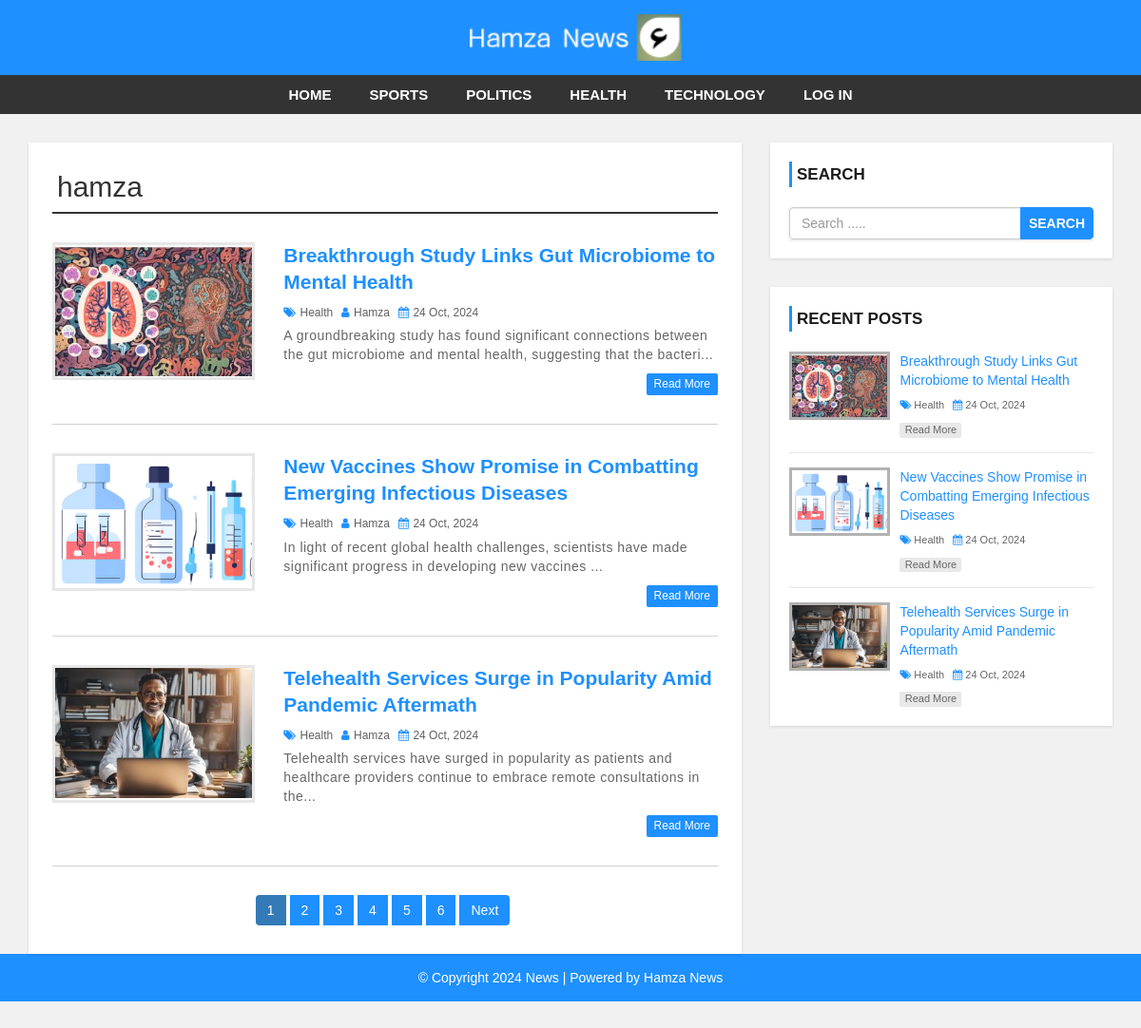
/author.php?aid=39, run on the app's committed database.
### tables this page shows
CREATE TABLE `settings` (
  `id` int(11) NOT NULL,
  `websitename` varchar(60) NOT NULL,
  `logo` varchar(50) NOT NULL,
  `footerdesc` varchar(255) NOT NULL
);

CREATE TABLE `category` (
  `category_id` int(11) NOT NULL,
  `category_name` varchar(100) NOT NULL,
  `post` int(11) NOT NULL DEFAULT 0
);

CREATE TABLE `user` (
  `user_id` int(10) UNSIGNED NOT NULL,
  `first_name` varchar(30) NOT NULL,
  `last_name` varchar(30) NOT NULL,
  `username` varchar(30) DEFAULT NULL,
  `password` varchar(40) DEFAULT NULL,
  `role` int(11) NOT NULL
);

CREATE TABLE `post` (
  `post_id` int(11) NOT NULL,
  `title` varchar(100) NOT NULL,
  `description` text NOT NULL,
  `category` varchar(100) NOT NULL,
  `post_date` varchar(50) NOT NULL,
  `author` int(11) NOT NULL,
  `post_img` varchar(100) NOT NULL
);

### config.php (called while the page is built, shortened)
<?php
$hostname = "http://localhost/news-site";

### author.php (the view, shortened to what this page needs)
<?php include 'header.php'; ?>
    <div id="main-content">
      <div class="container">
        <div class="row">
            <div class="col-md-8">
                 <div class="post-container">
                  <?php
                  include "config.php";
                  if(isset($_GET['aid'])){
                    $auth_id = $_GET['aid'];
                    $sql1 = "SELECT * FROM post JOIN user
                    ON post.author = user.user_id
                    WHERE post.author = $auth_id";
                    $result1 = mysqli_query($conn, $sql1) or die("Query Failed.");
                    $row1 = mysqli_fetch_assoc($result1);
                  ?>
                  <h2 class="page-heading"><?php echo $row1['username']; ?></h2>
                  <?php
                    $limit = 3;
                    if(isset($_GET['page'])){
                      $page = $_GET['page'];
                    }else{
                      $page = 1;
                    }
                    $offset = ($page - 1) * $limit;
                    $sql = "SELECT post.post_id, post.title, post.description,post.post_date,post.author,
                    category.category_name,user.username,post.category,post.post_img FROM post
                    LEFT JOIN category ON post.category = category.category_id
                    LEFT JOIN user ON post.author = user.user_id
                    WHERE post.author = $auth_id
                    ORDER BY post.post_id DESC LIMIT $offset, $limit";
                    $result = mysqli_query($conn, $sql) or die("Query Failed.");
                    if(mysqli_num_rows($result) > 0){
                      while($row = mysqli_fetch_assoc($result)) {
                  ?>
                    <div class="post-content">
                        <div class="row">
                            <div class="col-md-4">
                              <a class="post-img" href="single.php?id=<?php echo $row['post_id']; ?>"><img src="admin/upload/<?php echo $row['post_img']; ?>" alt=""/></a>
                            </div>
                            <div class="col-md-8">
                              <div class="inner-content clearfix">
                                  <h3><a href='single.php?id=<?php echo $row['post_id']; ?>'><?php echo $row['title']; ?></a></h3>
                                  <div class="post-information">
                                      <span>
                                          <i class="fa fa-tags" aria-hidden="true"></i>
                                          <a href='category.php?cid=<?php echo $row['category']; ?>'><?php echo $row['category_name']; ?></a>
                                      </span>
                                      <span>
                                          <i class="fa fa-user" aria-hidden="true"></i>
                                          <a href='author.php?aid=<?php echo $row['author']; ?>'><?php echo $row['username']; ?></a>
                                      </span>
                                      <span>
                                          <i class="fa fa-calendar" aria-hidden="true"></i>
                                          <?php echo $row['post_date']; ?>
                                      </span>
                                  </div>
                                  <p class="description">
                                      <?php echo substr($row['description'],0,130) . "..."; ?>
                                  </p>
                                  <a class='read-more pull-right' href='single.php?id=<?php echo $row['post_id']; ?>'>read more</a>
                              </div>
                            </div>
                        </div>
                    </div>
                    <?php
                      }
                    }else{
                      echo "<h2>No Record Found.</h2>";
                    }
                    if(mysqli_num_rows($result1) > 0){
                      $total_records = mysqli_num_rows($result1);
                      $total_page = ceil($total_records / $limit);
                      echo '<ul class="pagination admin-pagination">';
                      for($i = 1; $i <= $total_page; $i++){
                        if($i == $page){
                          $active = "active";
                        }else{
                          $active = "";
                        }
                        echo '<li class="'.$active.'"><a href="category.php?aid='. $auth_id .'&page='.$i.'">'.$i.'</a></li>';
                      }
                      if($total_page > $page){
                        echo '<li><a href="category.php?aid='. $auth_id .'&page='.($page + 1).'">Next</a></li>';
                      }
                      echo '</ul>';
                    }
                  }else{
                    echo "<h2>No Record Found.</h2>";
                  }
                    ?>
                </div>
            </div>
            <?php include 'sidebar.php'; ?>
        </div>
      </div>
    </div>
<?php include 'footer.php'; ?>

### header.php (shortened to what this page needs)
<?php
include "config.php";
?>
<!DOCTYPE html>
<html lang="en">
<head>
    <link rel="stylesheet" href="css/bootstrap.min.css">
    <link rel="stylesheet" href="css/font-awesome.css">
    <link rel="stylesheet" href="css/style.css">
</head>
<body>
<div id="header">
    <div class="container">
        <div class="row">
            <div class="col-md-offset-4 col-md-4">
                <?php
                $sql = "SELECT websitename, logo FROM settings LIMIT 1";
                $result = mysqli_query($conn, $sql);
                if ($result && $row = mysqli_fetch_assoc($result)) {
                    if (empty($row['logo'])) {
                        echo '<a href="index.php"><h1>' . htmlspecialchars($row['websitename']) . '</h1></a>';
                    } else {
                        echo '<a href="index.php" id="logo"><img src="admin/images/' . htmlspecialchars($row['logo']) . '" alt="' . htmlspecialchars($row['websitename']) . '"></a>';
                    }
                }
                ?>
            </div>
            <div class="col-md-4">
            </div>
        </div>
    </div>
</div>
<div id="menu-bar">
    <div class="container">
        <div class="row">
            <div class="col-md-12">
                <?php
                $cat_id = isset($_GET['cid']) && is_numeric($_GET['cid']) ? mysqli_real_escape_string($conn, $_GET['cid']) : 0;
                $sql = "SELECT category_id, category_name FROM category WHERE post > 0";
                $result = mysqli_query($conn, $sql);
                if (mysqli_num_rows($result) > 0) {
                    echo '<ul class="menu">';
                    echo '<li><a href="' . htmlspecialchars($hostname) . '">Home</a></li>';
                    while ($row = mysqli_fetch_assoc($result)) {
                        $active = ($cat_id == $row['category_id']) ? 'active' : '';
                        echo '<li><a class="' . $active . '" href="category.php?cid=' . htmlspecialchars($row['category_id']) . '">' . htmlspecialchars($row['category_name']) . '</a></li>';
                    }
                    if (isset($_SESSION['username'])) {
                        echo '<li><a href="logout-redirect.php">Log Out</a></li>';
                    } else {
                        echo '<li><a href="http://localhost/news-site/admin">Log In</a></li>';
                    }
                    echo '</ul>';
                }
                ?>
            </div>
        </div>
    </div>
</div>
</body>
</html>

### sidebar.php
<div id="sidebar" class="col-md-4">
    <div class="search-box-container">
        <h4>Search</h4>
        <form class="search-post" action="search.php" method ="GET">
            <div class="input-group">
                <input type="text" name="search" class="form-control" placeholder="Search .....">
                <span class="input-group-btn">
                    <button type="submit" class="btn btn-danger">Search</button>
                </span>
            </div>
        </form>
    </div>
    <div class="recent-post-container">
        <h4>Recent Posts</h4>
        <?php
                        include "config.php";
                        $limit =3;
$sql = "SELECT post.post_id, post.title,post.post_date,category.category_name,post.category,post.post_img FROM post
LEFT JOIN category ON post.category = category.category_id
ORDER BY post.post_id DESC LIMIT {$limit}";
  $result = mysqli_query($conn, $sql) or die("Query Failed. : Recent Post");
  if(mysqli_num_rows($result) > 0 ){
    while($row = mysqli_fetch_assoc($result)) {
                        ?>
        <div class="recent-post">
            <a class="post-img" href="single.php?id=<?php echo $row['post_id'];  ?>">
                <img src="admin/upload/<?php echo $row['post_img'];  ?>" alt=""/>
            </a>
            <div class="post-content">
                <h5><a href="single.php?id=<?php echo $row['post_id'];  ?>"> <?php echo $row['title']; ?> </a></h5>
                <span>
                <i class="fa fa-tags" aria-hidden="true"></i>
                <a href='category.php?cid=<?php echo $row['category']; ?>'><?php echo $row['category_name']; ?></a>
                </span>
                <span>
                    <i class="fa fa-calendar" aria-hidden="true"></i>
                    <?php echo $row['post_date'];  ?>
                </span>
                <a class="read-more" href="single.php?id=<?php echo $row['post_id']; ?>">read more</a>
            </div>
        </div>
<?php } } ?>
</div>

### footer.php
<div id ="footer">
    <div class="container">
        <div class="row">
            <div class="col-md-12">
            <?php
                  include "config.php";
                  $sql = "SELECT * FROM settings";
                  $result = mysqli_query($conn, $sql) or die("Query Failed.");
                  if(mysqli_num_rows($result) > 0){
                    while($row = mysqli_fetch_assoc($result)) {
                ?>
                <span><?php echo $row['footerdesc'];  ?></span>
                <?php } }
                 ?>
            </div>
        </div>
    </div>
</div>
</body>
</html>

### css/style.css (style rules this page uses)
body { background: #f1f1f1; font-family: sans-serif,arial,Helvetica; }
a, a:hover, a:focus { text-decoration: none; outline: none; }
ul { margin:0; padding:0; list-style:none; }
h2.page-heading { margin: 5px 0 30px; padding: 0 5px 10px; border-bottom: 2px solid #333; }
form { background: #fff; padding: 25px; box-shadow:0 1px 3px rgba(0, 0, 0, 0.13); }
#header { background: #1e90ff; text-align: center; padding: 15px; }
#logo { display: inline-block; width: 65%; }
#logo img { width: 100%; }
#menu-bar { background: #333; text-align: center; }
#menu-bar .menu > li { display: inline-block; }
.menu > li > a { padding: 10px 20px; display: block; text-transform: uppercase; color: #fff; font-size: 15px; font-weight:600; transition:all 0.5s ease 0s; }
#main-content { padding: 30px 0; min-height: 750px; }
#main-content .post-container { background-color: #fff; padding: 25px; box-shadow: 0 1px 3px rgba(0, 0, 0, 0.13); }
#main-content .post-content { border-bottom: 1px solid #d1d1d1; padding: 0 0 30px; margin-bottom:30px; }
#main-content .post-content img { width: 100%; }
#main-content .post-content .post-img { border: 3px solid #e7e7e7; display: block; height: 145px; overflow: hidden; transition: border .3s; }
#main-content .post-content h3 { font-size: 21px; line-height: 28px; font-weight: 600; margin: 0 0 7px; }
#main-content .post-content h3 a { color: #1e90ff; transition:all 0.3s; }
#main-content .post-content .post-information span { color: #606060; font-size: 12px; text-transform: capitalize; margin: 0 5px 5px 0; display: inline-block; }
#main-content .post-content .post-information i { color: #1e90ff; margin-right: 1px; }
#main-content .post-content .post-information a { color: #606060; text-decoration: none; }
#main-content .post-content p, #main-content .single-post p { color: #666; font-size: 14px; letter-spacing: 0.5px; margin:0 0 10px; }
#main-content .post-content a.read-more { color: #fff; background-color: #1E90FF; font-size: 12px; text-transform: capitalize; padding: 3px 8px; border-radius: 2px; transition: all 0.3s; }
.pagination { display: block; text-align: center; margin: 0; }
.pagination li { display:inline-block; margin: 0 5px 0 0; }
.pagination li a { border: none; background: #1e90ff; color: #fff; }
i.fa { color:#222; }
#sidebar h4 { color: #1A1A1A; font-size: 17px; line-height: 27px; font-weight:600; text-transform: uppercase; padding: 0 0 0 5px; margin: 0 0 21px; border-left: 3px solid #1e90ff; }
#sidebar .search-box-container { background-color: #fff; padding: 20px; margin: 0 0 30px; box-shadow: 0 1px 3px rgba(0, 0, 0, 0.13); }
#sidebar .search-post { padding: 0; }
#sidebar .search-post input { color: #606060; }
#sidebar .search-post .btn { font-weight: 600; text-transform: uppercase; padding: 6px 8px; background-color: #1E90FF; border-color: #1E90FF; outline: none; }
#sidebar .recent-post-container { padding: 20px; background: #fff; box-shadow: 0 1px 3px rgba(0, 0, 0, 0.13); }
#sidebar .recent-post { border-bottom: 1px solid #e7e7e7; padding: 0 0 15px; margin: 0 0 15px; }
#sidebar .recent-post:last-child { margin: 0; padding: 0; border: none; }
#sidebar .recent-post .post-img { display: inline-block; width: 33%; border: 3px solid rgba(0,0,0,0.3); vertical-align: top; transition: border .3s; }
#sidebar .recent-post .post-img img { width: 100%; }
#sidebar .recent-post .post-content { width: 65%; display: inline-block; border: none; padding: 0 0 0 7px; margin: 0; }
#sidebar .recent-post h5 { font-size: 14px; line-height: 20px; margin: 0 0 5px; }
#sidebar .recent-post h5 a { color: #1E90FF; }
#sidebar .recent-post span { color: #666; font-size: 11px; display: inline-block; margin: 0 5px 10px 0; }
#sidebar .recent-post span a { color: #666; }
#sidebar .recent-post span i { color: #1E90FF; }
#sidebar .recent-post a.read-more { color: #666; background-color: rgba(0,0,0,0.09); width: 65px; font-size: 11px; text-align: center; padding: 0; display: block; transition: all 0.3s; }
#footer { color: #fff; padding:15px 0; text-align:center; background-color:#1e90ff; }
#footer a { color:#fff; }

### data on the page
settings: logo (picture), footerdesc "© Copyright 2024 News | Powered by Hamza News"
category: category_name "SPORTS"
category: category_name "POLITICS"
category: category_name "HEALTH"
category: category_name "TECHNOLOGY"
user: username "hamza"
post: post_img (picture), title "Breakthrough Study Links Gut Microbiome to Mental Health", category.category_name "Health", user.username "Hamza", post_date "24 Oct, 2024", description "A groundbreaking study has found significant connections between the gut microbiome and mental health, suggesting that the bacteri"
post: post_img (picture), title "New Vaccines Show Promise in Combatting Emerging Infectious Diseases", category.category_name "Health", user.username "Hamza", post_date "24 Oct, 2024", description "In light of recent global health challenges, scientists have made significant progress in developing new vaccines"
post: post_img (picture), title "Telehealth Services Surge in Popularity Amid Pandemic Aftermath", category.category_name "Health", user.username "Hamza", post_date "24 Oct, 2024", description "Telehealth services have surged in popularity as patients and healthcare providers continue to embrace remote consultations in the"
